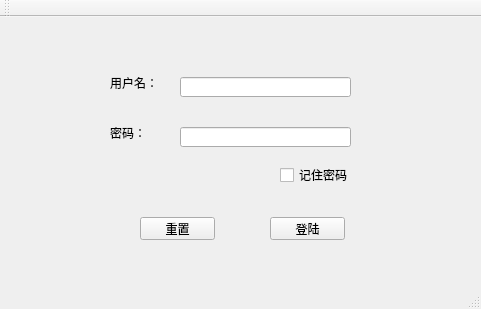
<?xml version="1.0" encoding="UTF-8"?>
<ui version="4.0">
 <class>MainWindow</class>
 <widget class="QMainWindow" name="MainWindow">
  <property name="geometry">
   <rect>
    <x>0</x>
    <y>0</y>
    <width>481</width>
    <height>309</height>
   </rect>
  </property>
  <property name="windowTitle">
   <string>MainWindow</string>
  </property>
  <widget class="QWidget" name="centralWidget">
   <widget class="QPushButton" name="pushButtonReset">
    <property name="geometry">
     <rect>
      <x>140</x>
      <y>200</y>
      <width>75</width>
      <height>23</height>
     </rect>
    </property>
    <property name="text">
     <string>重置</string>
    </property>
   </widget>
   <widget class="QPushButton" name="pushButtonLogin">
    <property name="geometry">
     <rect>
      <x>270</x>
      <y>200</y>
      <width>75</width>
      <height>23</height>
     </rect>
    </property>
    <property name="text">
     <string>登陆</string>
    </property>
   </widget>
   <widget class="QLineEdit" name="LineEditPasswd">
    <property name="geometry">
     <rect>
      <x>180</x>
      <y>110</y>
      <width>171</width>
      <height>20</height>
     </rect>
    </property>
   </widget>
   <widget class="QLineEdit" name="LineEditUserName">
    <property name="geometry">
     <rect>
      <x>180</x>
      <y>60</y>
      <width>171</width>
      <height>20</height>
     </rect>
    </property>
   </widget>
   <widget class="QLabel" name="label">
    <property name="geometry">
     <rect>
      <x>80</x>
      <y>50</y>
      <width>54</width>
      <height>12</height>
     </rect>
    </property>
    <property name="text">
     <string/>
    </property>
   </widget>
   <widget class="QLabel" name="label_2">
    <property name="geometry">
     <rect>
      <x>110</x>
      <y>110</y>
      <width>54</width>
      <height>12</height>
     </rect>
    </property>
    <property name="text">
     <string>密码：</string>
    </property>
   </widget>
   <widget class="QLabel" name="label_3">
    <property name="geometry">
     <rect>
      <x>110</x>
      <y>60</y>
      <width>54</width>
      <height>12</height>
     </rect>
    </property>
    <property name="text">
     <string>用户名：</string>
    </property>
   </widget>
   <widget class="QCheckBox" name="checkBoxRememberPasswd">
    <property name="geometry">
     <rect>
      <x>280</x>
      <y>150</y>
      <width>71</width>
      <height>16</height>
     </rect>
    </property>
    <property name="text">
     <string>记住密码</string>
    </property>
   </widget>
  </widget>
  <widget class="QMenuBar" name="menuBar">
   <property name="geometry">
    <rect>
     <x>0</x>
     <y>0</y>
     <width>481</width>
     <height>23</height>
    </rect>
   </property>
  </widget>
  <widget class="QToolBar" name="mainToolBar">
   <attribute name="toolBarArea">
    <enum>TopToolBarArea</enum>
   </attribute>
   <attribute name="toolBarBreak">
    <bool>false</bool>
   </attribute>
  </widget>
  <widget class="QStatusBar" name="statusBar"/>
 </widget>
 <layoutdefault spacing="6" margin="11"/>
 <resources/>
 <connections/>
</ui>
